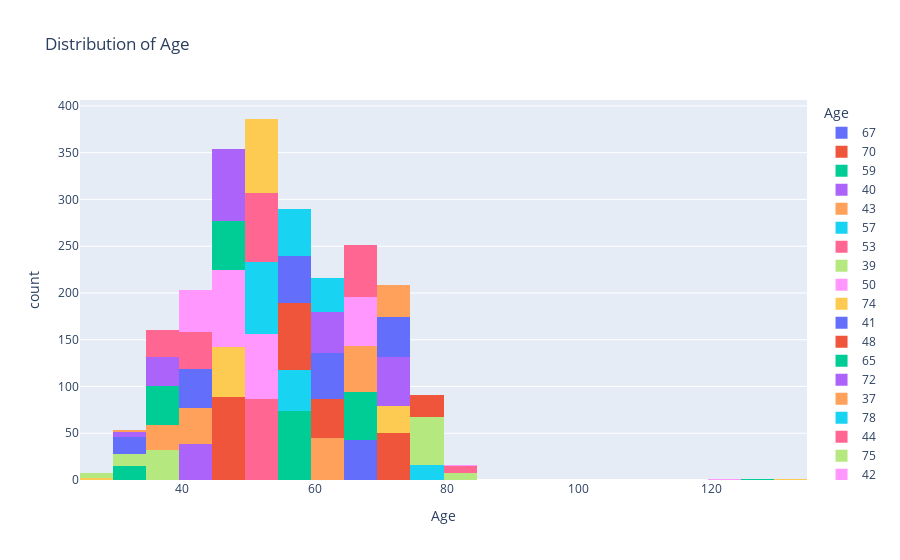

The cell this chart's notebook holds for it:
### Code cell
# This code will plot a histogram showing the distribution of the 'Age' column in the data. The x-axis will represent the age and the y-axis will represent the count of customers with that ag
fig1 = px.histogram(df, x="Age", nbins=30, color='Age', title="Distribution of Age")
fig1.show()

### Figure 1 — Plotly figure (JSON) as saved in the notebook; plotly's stock layout.template omitted (floating-point values rounded to 4 significant figures)
{"data": [{"alignmentgroup": "True", "bingroup": "x", "hovertemplate": "Age=%{x}<br>count=%{y}<extra></extra>", "legendgroup": "67", "marker": {"color": "#636efa", "pattern": {"shape": ""}}, "name": "67", "nbinsx": 30, "offsetgroup": "67", "orientation": "v", "showlegend": true, "type": "histogram", "x": [67, 67, 67, 67, 67, 67, 67, 67, 67, 67, 67, 67, 67, 67, 67, 67, 67, 67, 67, 67, 67, 67, 67, 67, 67, 67, 67, 67, 67, 67, 67, 67, 67, 67, 67, 67, 67, 67, 67, 67, 67, 67, 67], "xaxis": "x", "yaxis": "y"}, {"alignmentgroup": "True", "bingroup": "x", "hovertemplate": "Age=%{x}<br>count=%{y}<extra></extra>", "legendgroup": "70", "marker": {"color": "#EF553B", "pattern": {"shape": ""}}, "name": "70", "nbinsx": 30, "offsetgroup": "70", "orientation": "v", "showlegend": true, "type": "histogram", "x": [70, 70, 70, 70, 70, 70, 70, 70, 70, 70, 70, 70, 70, 70, 70, 70, 70, 70, 70, 70, 70, 70, 70, 70, 70, 70, 70, 70, 70, 70, 70, 70, 70, 70, 70, 70, 70, 70, 70, 70, 70, 70, 70, 70, 70, 70, 70, 70, 70, 70], "xaxis": "x", "yaxis": "y"}, {"alignmentgroup": "True", "bingroup": "x", "hovertemplate": "Age=%{x}<br>count=%{y}<extra></extra>", "legendgroup": "59", "marker": {"color": "#00cc96", "pattern": {"shape": ""}}, "name": "59", "nbinsx": 30, "offsetgroup": "59", "orientation": "v", "showlegend": true, "type": "histogram", "x": [59, 59, 59, 59, 59, 59, 59, 59, 59, 59, 59, 59, 59, 59, 59, 59, 59, 59, 59, 59, 59, 59, 59, 59, 59, 59, 59, 59, 59, 59, 59, 59, 59, 59, 59, 59, 59, 59, 59, 59, 59, 59, 59, 59, 59, 59, 59, 59, 59, 59, 59, 59, 59, 59, 59, 59, 59, 59, 59, 59, 59, 59, 59, 59, 59, 59, 59, 59, 59, 59, 59, 59, 59, 59], "xaxis": "x", "yaxis": "y"}, {"alignmentgroup": "True", "bingroup": "x", "hovertemplate": "Age=%{x}<br>count=%{y}<extra></extra>", "legendgroup": "40", "marker": {"color": "#ab63fa", "pattern": {"shape": ""}}, "name": "40", "nbinsx": 30, "offsetgroup": "40", "orientation": "v", "showlegend": true, "type": "histogram", "x": [40, 40, 40, 40, 40, 40, 40, 40, 40, 40, 40, 40, 40, 40, 40, 40, 40, 40, 40, 40, 40, 40, 40, 40, 40, 40, 40, 40, 40, 40, 40, 40, 40, 40, 40, 40, 40, 40], "xaxis": "x", "yaxis": "y"}, {"alignmentgroup": "True", "bingroup": "x", "hovertemplate": "Age=%{x}<br>count=%{y}<extra></extra>", "legendgroup": "43", "marker": {"color": "#FFA15A", "pattern": {"shape": ""}}, "name": "43", "nbinsx": 30, "offsetgroup": "43", "orientation": "v", "showlegend": true, "type": "histogram", "x": [43, 43, 43, 43, 43, 43, 43, 43, 43, 43, 43, 43, 43, 43, 43, 43, 43, 43, 43, 43, 43, 43, 43, 43, 43, 43, 43, 43, 43, 43, 43, 43, 43, 43, 43, 43, 43, 43, 43], "xaxis": "x", "yaxis": "y"}, {"alignmentgroup": "True", "bingroup": "x", "hovertemplate": "Age=%{x}<br>count=%{y}<extra></extra>", "legendgroup": "57", "marker": {"color": "#19d3f3", "pattern": {"shape": ""}}, "name": "57", "nbinsx": 30, "offsetgroup": "57", "orientation": "v", "showlegend": true, "type": "histogram", "x": [57, 57, 57, 57, 57, 57, 57, 57, 57, 57, 57, 57, 57, 57, 57, 57, 57, 57, 57, 57, 57, 57, 57, 57, 57, 57, 57, 57, 57, 57, 57, 57, 57, 57, 57, 57, 57, 57, 57, 57, 57, 57, 57, 57], "xaxis": "x", "yaxis": "y"}, {"alignmentgroup": "True", "bingroup": "x", "hovertemplate": "Age=%{x}<br>count=%{y}<extra></extra>", "legendgroup": "53", "marker": {"color": "#FF6692", "pattern": {"shape": ""}}, "name": "53", "nbinsx": 30, "offsetgroup": "53", "orientation": "v", "showlegend": true, "type": "histogram", "x": [53, 53, 53, 53, 53, 53, 53, 53, 53, 53, 53, 53, 53, 53, 53, 53, 53, 53, 53, 53, 53, 53, 53, 53, 53, 53, 53, 53, 53, 53, 53, 53, 53, 53, 53, 53, 53, 53, 53, 53, 53, 53, 53, 53, 53, 53, 53, 53, 53, 53, 53, 53, 53, 53, 53, 53, 53, 53, 53, 53, 53, 53, 53, 53, 53, 53, 53, 53, 53, 53, 53, 53, 53, 53, 53, 53, 53, 53, 53, 53, 53, 53, 53, 53, 53, 53, 53], "xaxis": "x", "yaxis": "y"}, {"alignmentgroup": "True", "bingroup": "x", "hovertemplate": "Age=%{x}<br>count=%{y}<extra></extra>", "legendgroup": "39", "marker": {"color": "#B6E880", "pattern": {"shape": ""}}, "name": "39", "nbinsx": 30, "offsetgroup": "39", "orientation": "v", "showlegend": true, "type": "histogram", "x": [39, 39, 39, 39, 39, 39, 39, 39, 39, 39, 39, 39, 39, 39, 39, 39, 39, 39, 39, 39, 39, 39, 39, 39, 39, 39, 39, 39, 39, 39, 39, 39], "xaxis": "x", "yaxis": "y"}, {"alignmentgroup": "True", "bingroup": "x", "hovertemplate": "Age=%{x}<br>count=%{y}<extra></extra>", "legendgroup": "50", "marker": {"color": "#FF97FF", "pattern": {"shape": ""}}, "name": "50", "nbinsx": 30, "offsetgroup": "50", "orientation": "v", "showlegend": true, "type": "histogram", "x": [50, 50, 50, 50, 50, 50, 50, 50, 50, 50, 50, 50, 50, 50, 50, 50, 50, 50, 50, 50, 50, 50, 50, 50, 50, 50, 50, 50, 50, 50, 50, 50, 50, 50, 50, 50, 50, 50, 50, 50, 50, 50, 50, 50, 50, 50, 50, 50, 50, 50, 50, 50, 50, 50, 50, 50, 50, 50, 50, 50, 50, 50, 50, 50, 50, 50, 50, 50, 50], "xaxis": "x", "yaxis": "y"}, {"alignmentgroup": "True", "bingroup": "x", "hovertemplate": "Age=%{x}<br>count=%{y}<extra></extra>", "legendgroup": "74", "marker": {"color": "#FECB52", "pattern": {"shape": ""}}, "name": "74", "nbinsx": 30, "offsetgroup": "74", "orientation": "v", "showlegend": true, "type": "histogram", "x": [74, 74, 74, 74, 74, 74, 74, 74, 74, 74, 74, 74, 74, 74, 74, 74, 74, 74, 74, 74, 74, 74, 74, 74, 74, 74, 74, 74, 74], "xaxis": "x", "yaxis": "y"}, {"alignmentgroup": "True", "bingroup": "x", "hovertemplate": "Age=%{x}<br>count=%{y}<extra></extra>", "legendgroup": "41", "marker": {"color": "#636efa", "pattern": {"shape": ""}}, "name": "41", "nbinsx": 30, "offsetgroup": "41", "orientation": "v", "showlegend": true, "type": "histogram", "x": [41, 41, 41, 41, 41, 41, 41, 41, 41, 41, 41, 41, 41, 41, 41, 41, 41, 41, 41, 41, 41, 41, 41, 41, 41, 41, 41, 41, 41, 41, 41, 41, 41, 41, 41, 41, 41, 41, 41, 41, 41, 41], "xaxis": "x", "yaxis": "y"}, {"alignmentgroup": "True", "bingroup": "x", "hovertemplate": "Age=%{x}<br>count=%{y}<extra></extra>", "legendgroup": "48", "marker": {"color": "#EF553B", "pattern": {"shape": ""}}, "name": "48", "nbinsx": 30, "offsetgroup": "48", "orientation": "v", "showlegend": true, "type": "histogram", "x": [48, 48, 48, 48, 48, 48, 48, 48, 48, 48, 48, 48, 48, 48, 48, 48, 48, 48, 48, 48, 48, 48, 48, 48, 48, 48, 48, 48, 48, 48, 48, 48, 48, 48, 48, 48, 48, 48, 48, 48, 48, 48, 48, 48, 48, 48, 48, 48, 48, 48, 48, 48, 48, 48, 48, 48, 48, 48, 48, 48, 48, 48, 48, 48, 48, 48, 48, 48, 48, 48, 48, 48, 48, 48, 48, 48, 48, 48, 48, 48, 48, 48, 48, 48, 48, 48, 48, 48, 48], "xaxis": "x", "yaxis": "y"}, {"alignmentgroup": "True", "bingroup": "x", "hovertemplate": "Age=%{x}<br>count=%{y}<extra></extra>", "legendgroup": "65", "marker": {"color": "#00cc96", "pattern": {"shape": ""}}, "name": "65", "nbinsx": 30, "offsetgroup": "65", "orientation": "v", "showlegend": true, "type": "histogram", "x": [65, 65, 65, 65, 65, 65, 65, 65, 65, 65, 65, 65, 65, 65, 65, 65, 65, 65, 65, 65, 65, 65, 65, 65, 65, 65, 65, 65, 65, 65, 65, 65, 65, 65, 65, 65, 65, 65, 65, 65, 65, 65, 65, 65, 65, 65, 65, 65, 65, 65, 65], "xaxis": "x", "yaxis": "y"}, {"alignmentgroup": "True", "bingroup": "x", "hovertemplate": "Age=%{x}<br>count=%{y}<extra></extra>", "legendgroup": "72", "marker": {"color": "#ab63fa", "pattern": {"shape": ""}}, "name": "72", "nbinsx": 30, "offsetgroup": "72", "orientation": "v", "showlegend": true, "type": "histogram", "x": [72, 72, 72, 72, 72, 72, 72, 72, 72, 72, 72, 72, 72, 72, 72, 72, 72, 72, 72, 72, 72, 72, 72, 72, 72, 72, 72, 72, 72, 72, 72, 72, 72, 72, 72, 72, 72, 72, 72, 72, 72, 72, 72, 72, 72, 72, 72, 72, 72, 72, 72, 72], "xaxis": "x", "yaxis": "y"}, {"alignmentgroup": "True", "bingroup": "x", "hovertemplate": "Age=%{x}<br>count=%{y}<extra></extra>", "legendgroup": "37", "marker": {"color": "#FFA15A", "pattern": {"shape": ""}}, "name": "37", "nbinsx": 30, "offsetgroup": "37", "orientation": "v", "showlegend": true, "type": "histogram", "x": [37, 37, 37, 37, 37, 37, 37, 37, 37, 37, 37, 37, 37, 37, 37, 37, 37, 37, 37, 37, 37, 37, 37, 37, 37, 37, 37], "xaxis": "x", "yaxis": "y"}, {"alignmentgroup": "True", "bingroup": "x", "hovertemplate": "Age=%{x}<br>count=%{y}<extra></extra>", "legendgroup": "78", "marker": {"color": "#19d3f3", "pattern": {"shape": ""}}, "name": "78", "nbinsx": 30, "offsetgroup": "78", "orientation": "v", "showlegend": true, "type": "histogram", "x": [78, 78, 78, 78, 78, 78, 78, 78, 78, 78, 78, 78, 78, 78, 78, 78], "xaxis": "x", "yaxis": "y"}, {"alignmentgroup": "True", "bingroup": "x", "hovertemplate": "Age=%{x}<br>count=%{y}<extra></extra>", "legendgroup": "44", "marker": {"color": "#FF6692", "pattern": {"shape": ""}}, "name": "44", "nbinsx": 30, "offsetgroup": "44", "orientation": "v", "showlegend": true, "type": "histogram", "x": [44, 44, 44, 44, 44, 44, 44, 44, 44, 44, 44, 44, 44, 44, 44, 44, 44, 44, 44, 44, 44, 44, 44, 44, 44, 44, 44, 44, 44, 44, 44, 44, 44, 44, 44, 44, 44, 44, 44], "xaxis": "x", "yaxis": "y"}, {"alignmentgroup": "True", "bingroup": "x", "hovertemplate": "Age=%{x}<br>count=%{y}<extra></extra>", "legendgroup": "75", "marker": {"color": "#B6E880", "pattern": {"shape": ""}}, "name": "75", "nbinsx": 30, "offsetgroup": "75", "orientation": "v", "showlegend": true, "type": "histogram", "x": [75, 75, 75, 75, 75, 75, 75, 75, 75, 75, 75, 75, 75, 75, 75, 75, 75, 75, 75, 75, 75, 75, 75, 75, 75, 75, 75, 75, 75, 75], "xaxis": "x", "yaxis": "y"}, {"alignmentgroup": "True", "bingroup": "x", "hovertemplate": "Age=%{x}<br>count=%{y}<extra></extra>", "legendgroup": "42", "marker": {"color": "#FF97FF", "pattern": {"shape": ""}}, "name": "42", "nbinsx": 30, "offsetgroup": "42", "orientation": "v", "showlegend": true, "type": "histogram", "x": [42, 42, 42, 42, 42, 42, 42, 42, 42, 42, 42, 42, 42, 42, 42, 42, 42, 42, 42, 42, 42, 42, 42, 42, 42, 42, 42, 42, 42, 42, 42, 42, 42, 42, 42, 42, 42, 42, 42, 42, 42, 42, 42, 42, 42], "xaxis": "x", "yaxis": "y"}, {"alignmentgroup": "True", "bingroup": "x", "hovertemplate": "Age=%{x}<br>count=%{y}<extra></extra>", "legendgroup": "45", "marker": {"color": "#FECB52", "pattern": {"shape": ""}}, "name": "45", "nbinsx": 30, "offsetgroup": "45", "orientation": "v", "showlegend": true, "type": "histogram", "x": [45, 45, 45, 45, 45, 45, 45, 45, 45, 45, 45, 45, 45, 45, 45, 45, 45, 45, 45, 45, 45, 45, 45, 45, 45, 45, 45, 45, 45, 45, 45, 45, 45, 45, 45, 45, 45, 45, 45, 45, 45, 45, 45, 45, 45, 45, 45, 45, 45, 45, 45, 45, 45], "xaxis": "x", "yaxis": "y"}, {"alignmentgroup": "True", "bingroup": "x", "hovertemplate": "Age=%{x}<br>count=%{y}<extra></extra>", "legendgroup": "73", "marker": {"color": "#636efa", "pattern": {"shape": ""}}, "name": "73", "nbinsx": 30, "offsetgroup": "73", "orientation": "v", "showlegend": true, "type": "histogram", "x": [73, 73, 73, 73, 73, 73, 73, 73, 73, 73, 73, 73, 73, 73, 73, 73, 73, 73, 73, 73, 73, 73, 73, 73, 73, 73, 73, 73, 73, 73, 73, 73, 73, 73, 73, 73, 73, 73, 73, 73, 73, 73, 73], "xaxis": "x", "yaxis": "y"}, {"alignmentgroup": "True", "bingroup": "x", "hovertemplate": "Age=%{x}<br>count=%{y}<extra></extra>", "legendgroup": "55", "marker": {"color": "#EF553B", "pattern": {"shape": ""}}, "name": "55", "nbinsx": 30, "offsetgroup": "55", "orientation": "v", "showlegend": true, "type": "histogram", "x": [55, 55, 55, 55, 55, 55, 55, 55, 55, 55, 55, 55, 55, 55, 55, 55, 55, 55, 55, 55, 55, 55, 55, 55, 55, 55, 55, 55, 55, 55, 55, 55, 55, 55, 55, 55, 55, 55, 55, 55, 55, 55, 55, 55, 55, 55, 55, 55, 55, 55, 55, 55, 55, 55, 55, 55, 55, 55, 55, 55, 55, 55, 55, 55, 55, 55, 55, 55, 55, 55, 55], "xaxis": "x", "yaxis": "y"}, {"alignmentgroup": "True", "bingroup": "x", "hovertemplate": "Age=%{x}<br>count=%{y}<extra></extra>", "legendgroup": "38", "marker": {"color": "#00cc96", "pattern": {"shape": ""}}, "name": "38", "nbinsx": 30, "offsetgroup": "38", "orientation": "v", "showlegend": true, "type": "histogram", "x": [38, 38, 38, 38, 38, 38, 38, 38, 38, 38, 38, 38, 38, 38, 38, 38, 38, 38, 38, 38, 38, 38, 38, 38, 38, 38, 38, 38, 38, 38, 38, 38, 38, 38, 38, 38, 38, 38, 38, 38, 38, 38], "xaxis": "x", "yaxis": "y"}, {"alignmentgroup": "True", "bingroup": "x", "hovertemplate": "Age=%{x}<br>count=%{y}<extra></extra>", "legendgroup": "35", "marker": {"color": "#ab63fa", "pattern": {"shape": ""}}, "name": "35", "nbinsx": 30, "offsetgroup": "35", "orientation": "v", "showlegend": true, "type": "histogram", "x": [35, 35, 35, 35, 35, 35, 35, 35, 35, 35, 35, 35, 35, 35, 35, 35, 35, 35, 35, 35, 35, 35, 35, 35, 35, 35, 35, 35, 35, 35], "xaxis": "x", "yaxis": "y"}, {"alignmentgroup": "True", "bingroup": "x", "hovertemplate": "Age=%{x}<br>count=%{y}<extra></extra>", "legendgroup": "61", "marker": {"color": "#FFA15A", "pattern": {"shape": ""}}, "name": "61", "nbinsx": 30, "offsetgroup": "61", "orientation": "v", "showlegend": true, "type": "histogram", "x": [61, 61, 61, 61, 61, 61, 61, 61, 61, 61, 61, 61, 61, 61, 61, 61, 61, 61, 61, 61, 61, 61, 61, 61, 61, 61, 61, 61, 61, 61, 61, 61, 61, 61, 61, 61, 61, 61, 61, 61, 61, 61, 61, 61, 61], "xaxis": "x", "yaxis": "y"}, {"alignmentgroup": "True", "bingroup": "x", "hovertemplate": "Age=%{x}<br>count=%{y}<extra></extra>", "legendgroup": "54", "marker": {"color": "#19d3f3", "pattern": {"shape": ""}}, "name": "54", "nbinsx": 30, "offsetgroup": "54", "orientation": "v", "showlegend": true, "type": "histogram", "x": [54, 54, 54, 54, 54, 54, 54, 54, 54, 54, 54, 54, 54, 54, 54, 54, 54, 54, 54, 54, 54, 54, 54, 54, 54, 54, 54, 54, 54, 54, 54, 54, 54, 54, 54, 54, 54, 54, 54, 54, 54, 54, 54, 54, 54, 54, 54, 54, 54, 54, 54, 54, 54, 54, 54, 54, 54, 54, 54, 54, 54, 54, 54, 54, 54, 54, 54, 54, 54, 54, 54, 54, 54, 54, 54, 54, 54], "xaxis": "x", "yaxis": "y"}, {"alignmentgroup": "True", "bingroup": "x", "hovertemplate": "Age=%{x}<br>count=%{y}<extra></extra>", "legendgroup": "51", "marker": {"color": "#FF6692", "pattern": {"shape": ""}}, "name": "51", "nbinsx": 30, "offsetgroup": "51", "orientation": "v", "showlegend": true, "type": "histogram", "x": [51, 51, 51, 51, 51, 51, 51, 51, 51, 51, 51, 51, 51, 51, 51, 51, 51, 51, 51, 51, 51, 51, 51, 51, 51, 51, 51, 51, 51, 51, 51, 51, 51, 51, 51, 51, 51, 51, 51, 51, 51, 51, 51, 51, 51, 51, 51, 51, 51, 51, 51, 51, 51, 51, 51, 51, 51, 51, 51, 51, 51, 51, 51, 51, 51, 51, 51, 51, 51, 51, 51, 51, 51, 51], "xaxis": "x", "yaxis": "y"}, {"alignmentgroup": "True", "bingroup": "x", "hovertemplate": "Age=%{x}<br>count=%{y}<extra></extra>", "legendgroup": "81", "marker": {"color": "#B6E880", "pattern": {"shape": ""}}, "name": "81", "nbinsx": 30, "offsetgroup": "81", "orientation": "v", "showlegend": true, "type": "histogram", "x": [81, 81, 81, 81, 81, 81, 81], "xaxis": "x", "yaxis": "y"}, {"alignmentgroup": "True", "bingroup": "x", "hovertemplate": "Age=%{x}<br>count=%{y}<extra></extra>", "legendgroup": "49", "marker": {"color": "#FF97FF", "pattern": {"shape": ""}}, "name": "49", "nbinsx": 30, "offsetgroup": "49", "orientation": "v", "showlegend": true, "type": "histogram", "x": [49, 49, 49, 49, 49, 49, 49, 49, 49, 49, 49, 49, 49, 49, 49, 49, 49, 49, 49, 49, 49, 49, 49, 49, 49, 49, 49, 49, 49, 49, 49, 49, 49, 49, 49, 49, 49, 49, 49, 49, 49, 49, 49, 49, 49, 49, 49, 49, 49, 49, 49, 49, 49, 49, 49, 49, 49, 49, 49, 49, 49, 49, 49, 49, 49, 49, 49, 49, 49, 49, 49, 49, 49, 49, 49, 49, 49, 49, 49, 49, 49, 49, 49], "xaxis": "x", "yaxis": "y"}, {"alignmentgroup": "True", "bingroup": "x", "hovertemplate": "Age=%{x}<br>count=%{y}<extra></extra>", "legendgroup": "28", "marker": {"color": "#FECB52", "pattern": {"shape": ""}}, "name": "28", "nbinsx": 30, "offsetgroup": "28", "orientation": "v", "showlegend": true, "type": "histogram", "x": [28, 28], "xaxis": "x", "yaxis": "y"}, {"alignmentgroup": "True", "bingroup": "x", "hovertemplate": "Age=%{x}<br>count=%{y}<extra></extra>", "legendgroup": "56", "marker": {"color": "#636efa", "pattern": {"shape": ""}}, "name": "56", "nbinsx": 30, "offsetgroup": "56", "orientation": "v", "showlegend": true, "type": "histogram", "x": [56, 56, 56, 56, 56, 56, 56, 56, 56, 56, 56, 56, 56, 56, 56, 56, 56, 56, 56, 56, 56, 56, 56, 56, 56, 56, 56, 56, 56, 56, 56, 56, 56, 56, 56, 56, 56, 56, 56, 56, 56, 56, 56, 56, 56, 56, 56, 56, 56, 56, 56], "xaxis": "x", "yaxis": "y"}, {"alignmentgroup": "True", "bingroup": "x", "hovertemplate": "Age=%{x}<br>count=%{y}<extra></extra>", "legendgroup": "60", "marker": {"color": "#EF553B", "pattern": {"shape": ""}}, "name": "60", "nbinsx": 30, "offsetgroup": "60", "orientation": "v", "showlegend": true, "type": "histogram", "x": [60, 60, 60, 60, 60, 60, 60, 60, 60, 60, 60, 60, 60, 60, 60, 60, 60, 60, 60, 60, 60, 60, 60, 60, 60, 60, 60, 60, 60, 60, 60, 60, 60, 60, 60, 60, 60, 60, 60, 60, 60, 60], "xaxis": "x", "yaxis": "y"}, {"alignmentgroup": "True", "bingroup": "x", "hovertemplate": "Age=%{x}<br>count=%{y}<extra></extra>", "legendgroup": "47", "marker": {"color": "#00cc96", "pattern": {"shape": ""}}, "name": "47", "nbinsx": 30, "offsetgroup": "47", "orientation": "v", "showlegend": true, "type": "histogram", "x": [47, 47, 47, 47, 47, 47, 47, 47, 47, 47, 47, 47, 47, 47, 47, 47, 47, 47, 47, 47, 47, 47, 47, 47, 47, 47, 47, 47, 47, 47, 47, 47, 47, 47, 47, 47, 47, 47, 47, 47, 47, 47, 47, 47, 47, 47, 47, 47, 47, 47, 47, 47], "xaxis": "x", "yaxis": "y"}, {"alignmentgroup": "True", "bingroup": "x", "hovertemplate": "Age=%{x}<br>count=%{y}<extra></extra>", "legendgroup": "46", "marker": {"color": "#ab63fa", "pattern": {"shape": ""}}, "name": "46", "nbinsx": 30, "offsetgroup": "46", "orientation": "v", "showlegend": true, "type": "histogram", "x": [46, 46, 46, 46, 46, 46, 46, 46, 46, 46, 46, 46, 46, 46, 46, 46, 46, 46, 46, 46, 46, 46, 46, 46, 46, 46, 46, 46, 46, 46, 46, 46, 46, 46, 46, 46, 46, 46, 46, 46, 46, 46, 46, 46, 46, 46, 46, 46, 46, 46, 46, 46, 46, 46, 46, 46, 46, 46, 46, 46, 46, 46, 46, 46, 46, 46, 46, 46, 46, 46, 46, 46, 46, 46, 46, 46, 46], "xaxis": "x", "yaxis": "y"}, {"alignmentgroup": "True", "bingroup": "x", "hovertemplate": "Age=%{x}<br>count=%{y}<extra></extra>", "legendgroup": "69", "marker": {"color": "#FFA15A", "pattern": {"shape": ""}}, "name": "69", "nbinsx": 30, "offsetgroup": "69", "orientation": "v", "showlegend": true, "type": "histogram", "x": [69, 69, 69, 69, 69, 69, 69, 69, 69, 69, 69, 69, 69, 69, 69, 69, 69, 69, 69, 69, 69, 69, 69, 69, 69, 69, 69, 69, 69, 69, 69, 69, 69, 69, 69, 69, 69, 69, 69, 69, 69, 69, 69, 69, 69, 69, 69, 69, 69], "xaxis": "x", "yaxis": "y"}, {"alignmentgroup": "True", "bingroup": "x", "hovertemplate": "Age=%{x}<br>count=%{y}<extra></extra>", "legendgroup": "58", "marker": {"color": "#19d3f3", "pattern": {"shape": ""}}, "name": "58", "nbinsx": 30, "offsetgroup": "58", "orientation": "v", "showlegend": true, "type": "histogram", "x": [58, 58, 58, 58, 58, 58, 58, 58, 58, 58, 58, 58, 58, 58, 58, 58, 58, 58, 58, 58, 58, 58, 58, 58, 58, 58, 58, 58, 58, 58, 58, 58, 58, 58, 58, 58, 58, 58, 58, 58, 58, 58, 58, 58, 58, 58, 58, 58, 58, 58], "xaxis": "x", "yaxis": "y"}, {"alignmentgroup": "True", "bingroup": "x", "hovertemplate": "Age=%{x}<br>count=%{y}<extra></extra>", "legendgroup": "36", "marker": {"color": "#FF6692", "pattern": {"shape": ""}}, "name": "36", "nbinsx": 30, "offsetgroup": "36", "orientation": "v", "showlegend": true, "type": "histogram", "x": [36, 36, 36, 36, 36, 36, 36, 36, 36, 36, 36, 36, 36, 36, 36, 36, 36, 36, 36, 36, 36, 36, 36, 36, 36, 36, 36, 36, 36], "xaxis": "x", "yaxis": "y"}, {"alignmentgroup": "True", "bingroup": "x", "hovertemplate": "Age=%{x}<br>count=%{y}<extra></extra>", "legendgroup": "76", "marker": {"color": "#B6E880", "pattern": {"shape": ""}}, "name": "76", "nbinsx": 30, "offsetgroup": "76", "orientation": "v", "showlegend": true, "type": "histogram", "x": [76, 76, 76, 76, 76, 76, 76, 76, 76, 76, 76, 76, 76, 76, 76, 76, 76, 76, 76, 76, 76], "xaxis": "x", "yaxis": "y"}, {"alignmentgroup": "True", "bingroup": "x", "hovertemplate": "Age=%{x}<br>count=%{y}<extra></extra>", "legendgroup": "66", "marker": {"color": "#FF97FF", "pattern": {"shape": ""}}, "name": "66", "nbinsx": 30, "offsetgroup": "66", "orientation": "v", "showlegend": true, "type": "histogram", "x": [66, 66, 66, 66, 66, 66, 66, 66, 66, 66, 66, 66, 66, 66, 66, 66, 66, 66, 66, 66, 66, 66, 66, 66, 66, 66, 66, 66, 66, 66, 66, 66, 66, 66, 66, 66, 66, 66, 66, 66, 66, 66, 66, 66, 66, 66, 66, 66, 66, 66, 66, 66, 66], "xaxis": "x", "yaxis": "y"}, {"alignmentgroup": "True", "bingroup": "x", "hovertemplate": "Age=%{x}<br>count=%{y}<extra></extra>", "legendgroup": "52", "marker": {"color": "#FECB52", "pattern": {"shape": ""}}, "name": "52", "nbinsx": 30, "offsetgroup": "52", "orientation": "v", "showlegend": true, "type": "histogram", "x": [52, 52, 52, 52, 52, 52, 52, 52, 52, 52, 52, 52, 52, 52, 52, 52, 52, 52, 52, 52, 52, 52, 52, 52, 52, 52, 52, 52, 52, 52, 52, 52, 52, 52, 52, 52, 52, 52, 52, 52, 52, 52, 52, 52, 52, 52, 52, 52, 52, 52, 52, 52, 52, 52, 52, 52, 52, 52, 52, 52, 52, 52, 52, 52, 52, 52, 52, 52, 52, 52, 52, 52, 52, 52, 52, 52, 52, 52, 52], "xaxis": "x", "yaxis": "y"}, {"alignmentgroup": "True", "bingroup": "x", "hovertemplate": "Age=%{x}<br>count=%{y}<extra></extra>", "legendgroup": "64", "marker": {"color": "#636efa", "pattern": {"shape": ""}}, "name": "64", "nbinsx": 30, "offsetgroup": "64", "orientation": "v", "showlegend": true, "type": "histogram", "x": [64, 64, 64, 64, 64, 64, 64, 64, 64, 64, 64, 64, 64, 64, 64, 64, 64, 64, 64, 64, 64, 64, 64, 64, 64, 64, 64, 64, 64, 64, 64, 64, 64, 64, 64, 64, 64, 64, 64, 64, 64, 64, 64, 64, 64, 64, 64, 64, 64], "xaxis": "x", "yaxis": "y"}, {"alignmentgroup": "True", "bingroup": "x", "hovertemplate": "Age=%{x}<br>count=%{y}<extra></extra>", "legendgroup": "79", "marker": {"color": "#EF553B", "pattern": {"shape": ""}}, "name": "79", "nbinsx": 30, "offsetgroup": "79", "orientation": "v", "showlegend": true, "type": "histogram", "x": [79, 79, 79, 79, 79, 79, 79, 79], "xaxis": "x", "yaxis": "y"}, {"alignmentgroup": "True", "bingroup": "x", "hovertemplate": "Age=%{x}<br>count=%{y}<extra></extra>", "legendgroup": "33", "marker": {"color": "#00cc96", "pattern": {"shape": ""}}, "name": "33", "nbinsx": 30, "offsetgroup": "33", "orientation": "v", "showlegend": true, "type": "histogram", "x": [33, 33, 33, 33, 33, 33, 33, 33, 33, 33, 33, 33, 33, 33, 33], "xaxis": "x", "yaxis": "y"}, {"alignmentgroup": "True", "bingroup": "x", "hovertemplate": "Age=%{x}<br>count=%{y}<extra></extra>", "legendgroup": "62", "marker": {"color": "#ab63fa", "pattern": {"shape": ""}}, "name": "62", "nbinsx": 30, "offsetgroup": "62", "orientation": "v", "showlegend": true, "type": "histogram", "x": [62, 62, 62, 62, 62, 62, 62, 62, 62, 62, 62, 62, 62, 62, 62, 62, 62, 62, 62, 62, 62, 62, 62, 62, 62, 62, 62, 62, 62, 62, 62, 62, 62, 62, 62, 62, 62, 62, 62, 62, 62, 62, 62, 62], "xaxis": "x", "yaxis": "y"}, {"alignmentgroup": "True", "bingroup": "x", "hovertemplate": "Age=%{x}<br>count=%{y}<extra></extra>", "legendgroup": "71", "marker": {"color": "#FFA15A", "pattern": {"shape": ""}}, "name": "71", "nbinsx": 30, "offsetgroup": "71", "orientation": "v", "showlegend": true, "type": "histogram", "x": [71, 71, 71, 71, 71, 71, 71, 71, 71, 71, 71, 71, 71, 71, 71, 71, 71, 71, 71, 71, 71, 71, 71, 71, 71, 71, 71, 71, 71, 71, 71, 71, 71, 71, 71], "xaxis": "x", "yaxis": "y"}, {"alignmentgroup": "True", "bingroup": "x", "hovertemplate": "Age=%{x}<br>count=%{y}<extra></extra>", "legendgroup": "63", "marker": {"color": "#19d3f3", "pattern": {"shape": ""}}, "name": "63", "nbinsx": 30, "offsetgroup": "63", "orientation": "v", "showlegend": true, "type": "histogram", "x": [63, 63, 63, 63, 63, 63, 63, 63, 63, 63, 63, 63, 63, 63, 63, 63, 63, 63, 63, 63, 63, 63, 63, 63, 63, 63, 63, 63, 63, 63, 63, 63, 63, 63, 63, 63], "xaxis": "x", "yaxis": "y"}, {"alignmentgroup": "True", "bingroup": "x", "hovertemplate": "Age=%{x}<br>count=%{y}<extra></extra>", "legendgroup": "68", "marker": {"color": "#FF6692", "pattern": {"shape": ""}}, "name": "68", "nbinsx": 30, "offsetgroup": "68", "orientation": "v", "showlegend": true, "type": "histogram", "x": [68, 68, 68, 68, 68, 68, 68, 68, 68, 68, 68, 68, 68, 68, 68, 68, 68, 68, 68, 68, 68, 68, 68, 68, 68, 68, 68, 68, 68, 68, 68, 68, 68, 68, 68, 68, 68, 68, 68, 68, 68, 68, 68, 68, 68, 68, 68, 68, 68, 68, 68, 68, 68, 68, 68], "xaxis": "x", "yaxis": "y"}, {"alignmentgroup": "True", "bingroup": "x", "hovertemplate": "Age=%{x}<br>count=%{y}<extra></extra>", "legendgroup": "32", "marker": {"color": "#B6E880", "pattern": {"shape": ""}}, "name": "32", "nbinsx": 30, "offsetgroup": "32", "orientation": "v", "showlegend": true, "type": "histogram", "x": [32, 32, 32, 32, 32, 32, 32, 32, 32, 32, 32, 32, 32], "xaxis": "x", "yaxis": "y"}, {"alignmentgroup": "True", "bingroup": "x", "hovertemplate": "Age=%{x}<br>count=%{y}<extra></extra>", "legendgroup": "124", "marker": {"color": "#FF97FF", "pattern": {"shape": ""}}, "name": "124", "nbinsx": 30, "offsetgroup": "124", "orientation": "v", "showlegend": true, "type": "histogram", "x": [124], "xaxis": "x", "yaxis": "y"}, {"alignmentgroup": "True", "bingroup": "x", "hovertemplate": "Age=%{x}<br>count=%{y}<extra></extra>", "legendgroup": "131", "marker": {"color": "#FECB52", "pattern": {"shape": ""}}, "name": "131", "nbinsx": 30, "offsetgroup": "131", "orientation": "v", "showlegend": true, "type": "histogram", "x": [131], "xaxis": "x", "yaxis": "y"}, {"alignmentgroup": "True", "bingroup": "x", "hovertemplate": "Age=%{x}<br>count=%{y}<extra></extra>", "legendgroup": "34", "marker": {"color": "#636efa", "pattern": {"shape": ""}}, "name": "34", "nbinsx": 30, "offsetgroup": "34", "orientation": "v", "showlegend": true, "type": "histogram", "x": [34, 34, 34, 34, 34, 34, 34, 34, 34, 34, 34, 34, 34, 34, 34, 34, 34, 34], "xaxis": "x", "yaxis": "y"}, {"alignmentgroup": "True", "bingroup": "x", "hovertemplate": "Age=%{x}<br>count=%{y}<extra></extra>", "legendgroup": "77", "marker": {"color": "#EF553B", "pattern": {"shape": ""}}, "name": "77", "nbinsx": 30, "offsetgroup": "77", "orientation": "v", "showlegend": true, "type": "histogram", "x": [77, 77, 77, 77, 77, 77, 77, 77, 77, 77, 77, 77, 77, 77, 77, 77], "xaxis": "x", "yaxis": "y"}, {"alignmentgroup": "True", "bingroup": "x", "hovertemplate": "Age=%{x}<br>count=%{y}<extra></extra>", "legendgroup": "125", "marker": {"color": "#00cc96", "pattern": {"shape": ""}}, "name": "125", "nbinsx": 30, "offsetgroup": "125", "orientation": "v", "showlegend": true, "type": "histogram", "x": [125], "xaxis": "x", "yaxis": "y"}, {"alignmentgroup": "True", "bingroup": "x", "hovertemplate": "Age=%{x}<br>count=%{y}<extra></extra>", "legendgroup": "31", "marker": {"color": "#ab63fa", "pattern": {"shape": ""}}, "name": "31", "nbinsx": 30, "offsetgroup": "31", "orientation": "v", "showlegend": true, "type": "histogram", "x": [31, 31, 31, 31, 31], "xaxis": "x", "yaxis": "y"}, {"alignmentgroup": "True", "bingroup": "x", "hovertemplate": "Age=%{x}<br>count=%{y}<extra></extra>", "legendgroup": "30", "marker": {"color": "#FFA15A", "pattern": {"shape": ""}}, "name": "30", "nbinsx": 30, "offsetgroup": "30", "orientation": "v", "showlegend": true, "type": "histogram", "x": [30, 30, 30], "xaxis": "x", "yaxis": "y"}, {"alignmentgroup": "True", "bingroup": "x", "hovertemplate": "Age=%{x}<br>count=%{y}<extra></extra>", "legendgroup": "83", "marker": {"color": "#19d3f3", "pattern": {"shape": ""}}, "name": "83", "nbinsx": 30, "offsetgroup": "83", "orientation": "v", "showlegend": true, "type": "histogram", "x": [83], "xaxis": "x", "yaxis": "y"}, {"alignmentgroup": "True", "bingroup": "x", "hovertemplate": "Age=%{x}<br>count=%{y}<extra></extra>", "legendgroup": "80", "marker": {"color": "#FF6692", "pattern": {"shape": ""}}, "name": "80", "nbinsx": 30, "offsetgroup": "80", "orientation": "v", "showlegend": true, "type": "histogram", "x": [80, 80, 80, 80, 80, 80, 80], "xaxis": "x", "yaxis": "y"}, {"alignmentgroup": "True", "bingroup": "x", "hovertemplate": "Age=%{x}<br>count=%{y}<extra></extra>", "legendgroup": "29", "marker": {"color": "#B6E880", "pattern": {"shape": ""}}, "name": "29", "nbinsx": 30, "offsetgroup": "29", "orientation": "v", "showlegend": true, "type": "histogram", "x": [29, 29, 29, 29, 29], "xaxis": "x", "yaxis": "y"}, {"alignmentgroup": "True", "bingroup": "x", "hovertemplate": "Age=%{x}<br>count=%{y}<extra></extra>", "legendgroup": "84", "marker": {"color": "#FF97FF", "pattern": {"shape": ""}}, "name": "84", "nbinsx": 30, "offsetgroup": "84", "orientation": "v", "showlegend": true, "type": "histogram", "x": [84], "xaxis": "x", "yaxis": "y"}], "layout": {"barmode": "relative", "legend": {"title": {"text": "Age"}, "tracegroupgap": 0}, "title": {"text": "Distribution of Age"}, "xaxis": {"anchor": "y", "categoryarray": [67, 70, 59, 40, 43, 57, 53, 39, 50, 74, 41, 48, 65, 72, 37, 78, 44, 75, 42, 45, 73, 55, 38, 35, 61, 54, 51, 81, 49, 28, 56, 60, 47, 46, 69, 58, 36, 76, 66, 52, 64, 79, 33, 62, 71, 63, 68, 32, 124, 131, 34, 77, 125, 31, 30, 83, 80, 29, 84], "categoryorder": "array", "domain": [0, 1], "title": {"text": "Age"}}, "yaxis": {"anchor": "x", "domain": [0, 1], "title": {"text": "count"}}}}
